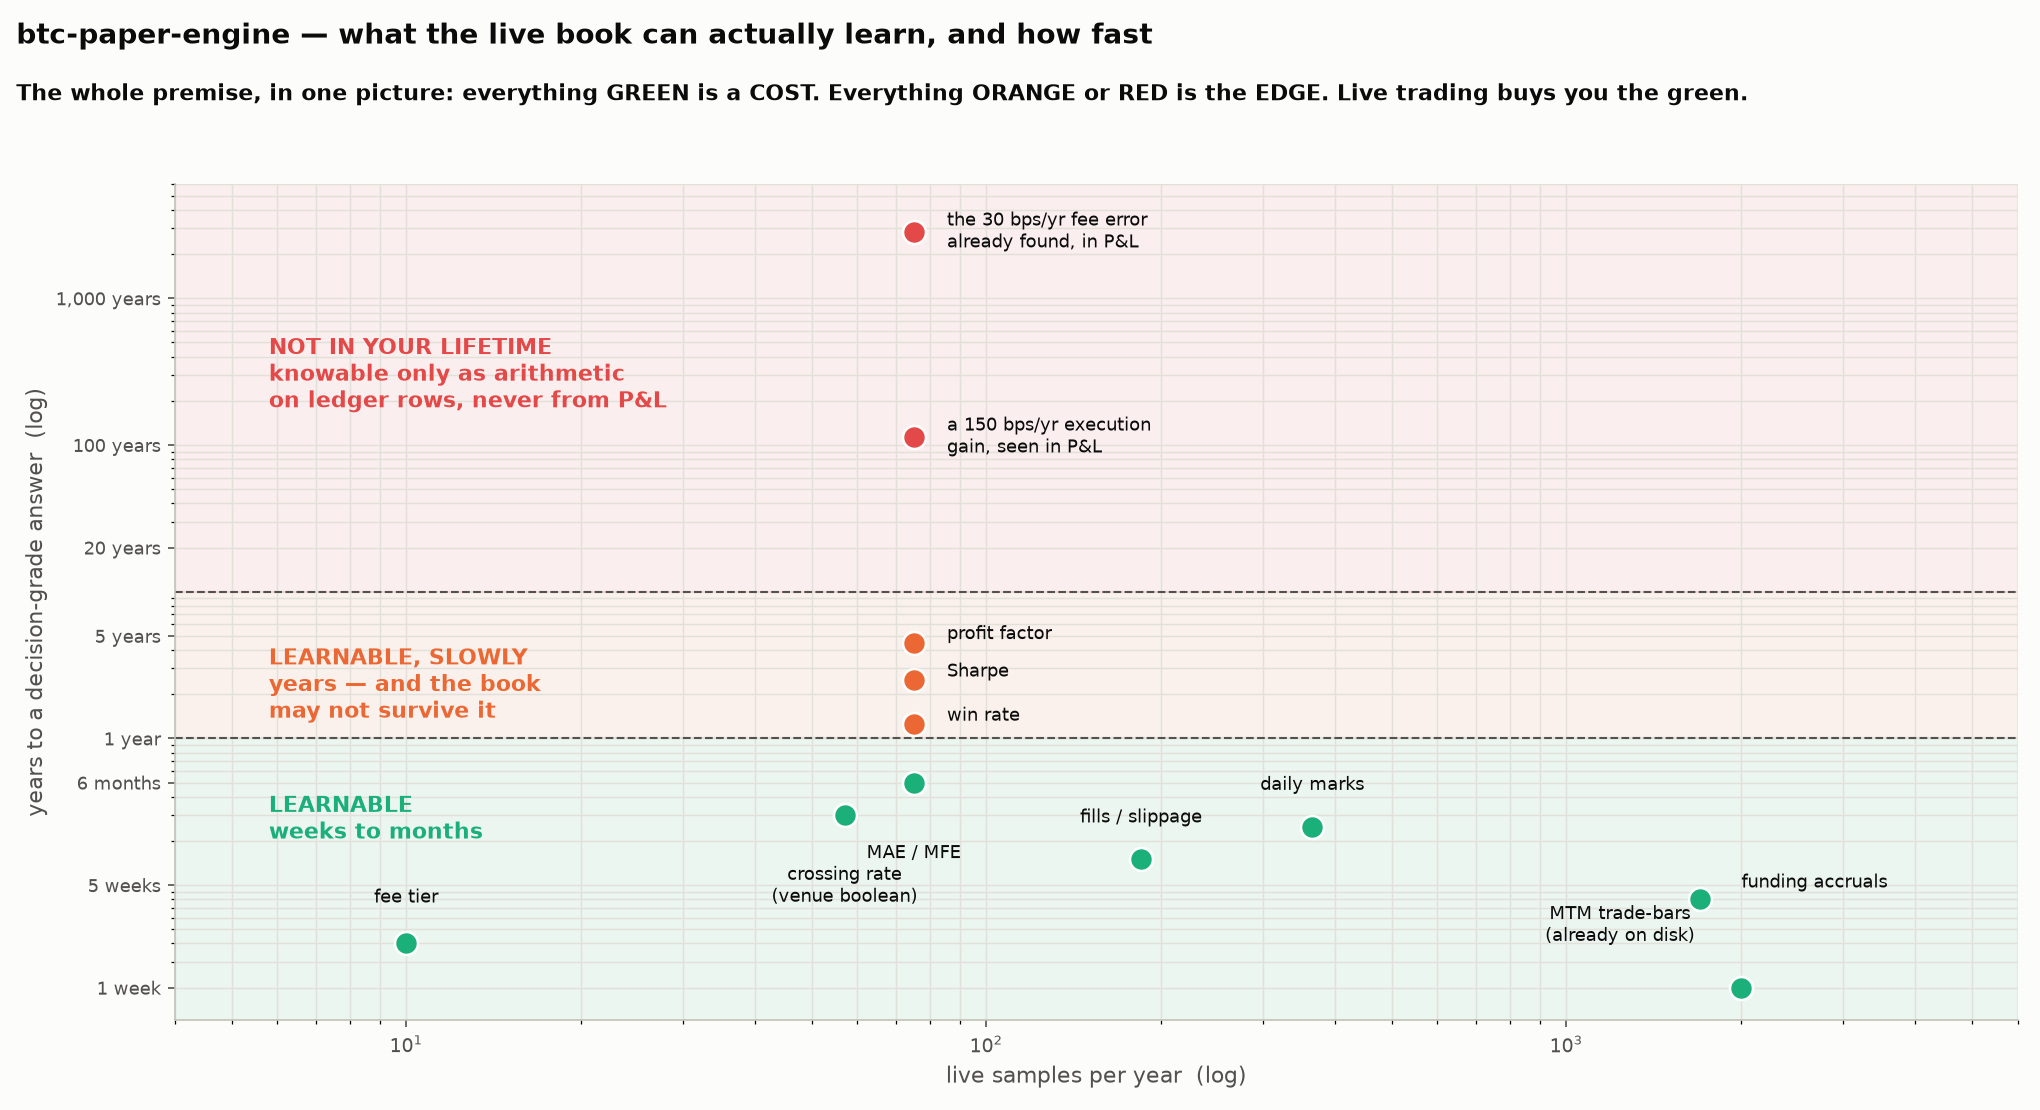

Write the Python code that produced this figure.
"""What this book can and cannot learn, by sample rate (research/learnability.png).

Sample rates are measured or derived from the repo: fills and crossing booleans
from btc-executor's live record (2026-08-29..09-21), funding accruals from S3's
19.6% measured time-in-market, MTM trade-bars counted on the committed fixture,
closes from the live venue record. Detection horizons are two-sided t-tests at
alpha 0.05 against the book's ~8.2% annualized vol at full ramp, or the stated
trade counts for ratio statistics.
usage: python3 research/learnability.py research/learnability.png
"""
import sys

import matplotlib
matplotlib.use("Agg")
import matplotlib.pyplot as plt                          # noqa: E402

out = sys.argv[1] if len(sys.argv) > 1 else "research/learnability.png"

BLUE, ORANGE, AQUA = "#2a78d6", "#eb6834", "#1baf7a"
RED, INK, SEC = "#e34948", "#0b0b0b", "#52514e"
MUTED, GRID, AX, SURF = "#898781", "#e1e0d9", "#c3c2b7", "#fcfcfb"
VIOLET = "#4a3aa7"

# (label, samples/yr, years-to-a-decision-grade-answer, class)
PTS = [
    ("MTM trade-bars\n(already on disk)", 2000, 0.02, "cost"),
    ("funding accruals", 1700, 0.08, "cost"),
    ("daily marks", 365, 0.25, "cost"),
    ("fills / slippage", 185, 0.15, "cost"),
    ("MAE / MFE", 75, 0.5, "cost"),
    ("crossing rate\n(venue boolean)", 57, 0.3, "cost"),
    ("fee tier", 10, 0.04, "cost"),
    ("win rate", 75, 1.25, "edge"),
    ("Sharpe", 75, 2.5, "edge"),
    ("profit factor", 75, 4.5, "edge"),
    ("a 150 bps/yr execution\ngain, seen in P&L", 75, 114, "never"),
    ("the 30 bps/yr fee error\nalready found, in P&L", 75, 2847, "never"),
]
COL = {"cost": AQUA, "edge": ORANGE, "never": RED}

fig, ax = plt.subplots(figsize=(13.6, 7.4), facecolor=SURF)
ax.set_facecolor(SURF)
ax.set_xscale("log")
ax.set_yscale("log")
ax.grid(which="both", color=GRID, lw=0.7)
ax.set_axisbelow(True)
for s in ("top", "right"):
    ax.spines[s].set_visible(False)
for s in ("left", "bottom"):
    ax.spines[s].set_color(AX)
ax.tick_params(colors=SEC, labelsize=9)

ax.axhspan(0.01, 1.0, color=AQUA, alpha=0.07, zorder=0)
ax.axhspan(1.0, 10.0, color=ORANGE, alpha=0.07, zorder=0)
ax.axhspan(10.0, 6000, color=RED, alpha=0.07, zorder=0)
ax.axhline(1.0, color=SEC, ls="--", lw=1.0, zorder=2)
ax.axhline(10.0, color=SEC, ls="--", lw=1.0, zorder=2)

ax.text(5.8, 0.28, "LEARNABLE\nweeks to months", color=AQUA, fontsize=10.5,
        fontweight="bold", va="center")
ax.text(5.8, 2.3, "LEARNABLE, SLOWLY\nyears — and the book\nmay not survive it",
        color=ORANGE, fontsize=10.5, fontweight="bold", va="center")
ax.text(5.8, 300, "NOT IN YOUR LIFETIME\nknowable only as arithmetic\non ledger rows, never from P&L",
        color=RED, fontsize=10.5, fontweight="bold", va="center")

OFF = {
    "fee tier": (0, 22), "crossing rate\n(venue boolean)": (0, -34),
    "fills / slippage": (0, 20), "MAE / MFE": (0, -34),
    "daily marks": (0, 20), "funding accruals": (20, 8),
    "MTM trade-bars\n(already on disk)": (-58, 30),
    "win rate": (16, 4), "Sharpe": (16, 4), "profit factor": (16, 4),
    "a 150 bps/yr execution\ngain, seen in P&L": (16, 0),
    "the 30 bps/yr fee error\nalready found, in P&L": (16, 0),
}
for lab, n, yrs, cls in PTS:
    ax.plot([n], [yrs], "o", ms=11, color=COL[cls], zorder=5,
            markeredgecolor="white", markeredgewidth=1.2)
    dx, dy = OFF.get(lab, (0, 18))
    ax.annotate(lab, xy=(n, yrs), xytext=(dx, dy), textcoords="offset points",
                fontsize=8.6, color=INK, ha="left" if dx > 0 else "center",
                va="center", zorder=6)

ax.set_xlabel("live samples per year  (log)", color=SEC, fontsize=10.5)
ax.set_ylabel("years to a decision-grade answer  (log)", color=SEC, fontsize=10.5)
ax.set_xlim(4, 6000)
ax.set_ylim(0.012, 6000)
ax.set_yticks([0.02, 0.1, 0.5, 1, 5, 20, 100, 1000])
ax.set_yticklabels(["1 week", "5 weeks", "6 months", "1 year", "5 years",
                    "20 years", "100 years", "1,000 years"], fontsize=8.8)


fig.suptitle("btc-paper-engine — what the live book can actually learn, and how fast",
             color=INK, fontsize=13.5, fontweight="bold", x=0.008, ha="left", y=0.98)
fig.text(0.008, 0.925, "The whole premise, in one picture: everything GREEN is a COST. Everything ORANGE or RED is the EDGE. Live trading buys you the green.",
         fontsize=10.5, color=INK, ha="left", va="top", fontweight="bold")
fig.tight_layout(rect=(0, 0, 1, 0.90))
fig.savefig(out, dpi=150, facecolor=SURF)
print("wrote", out)
